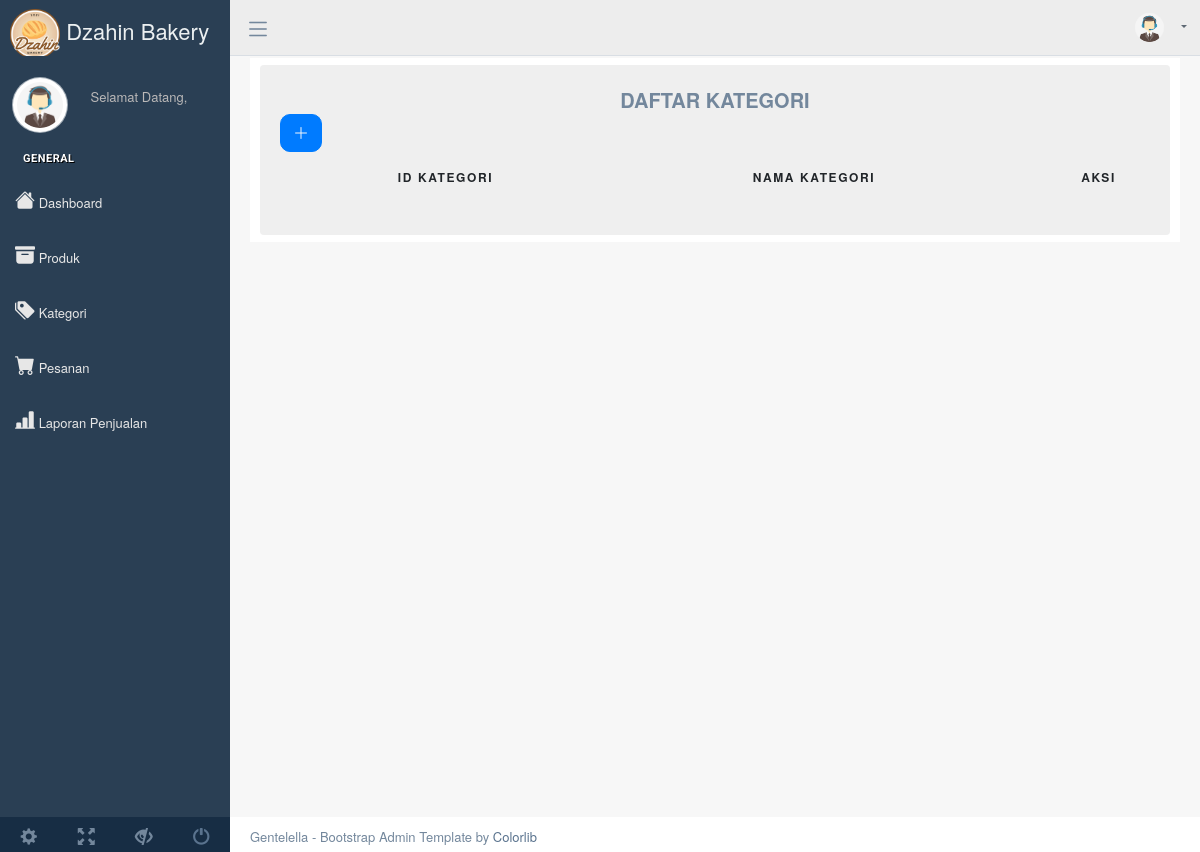
/index.php/admin/kategori, run on an earlier commit of the app's database.
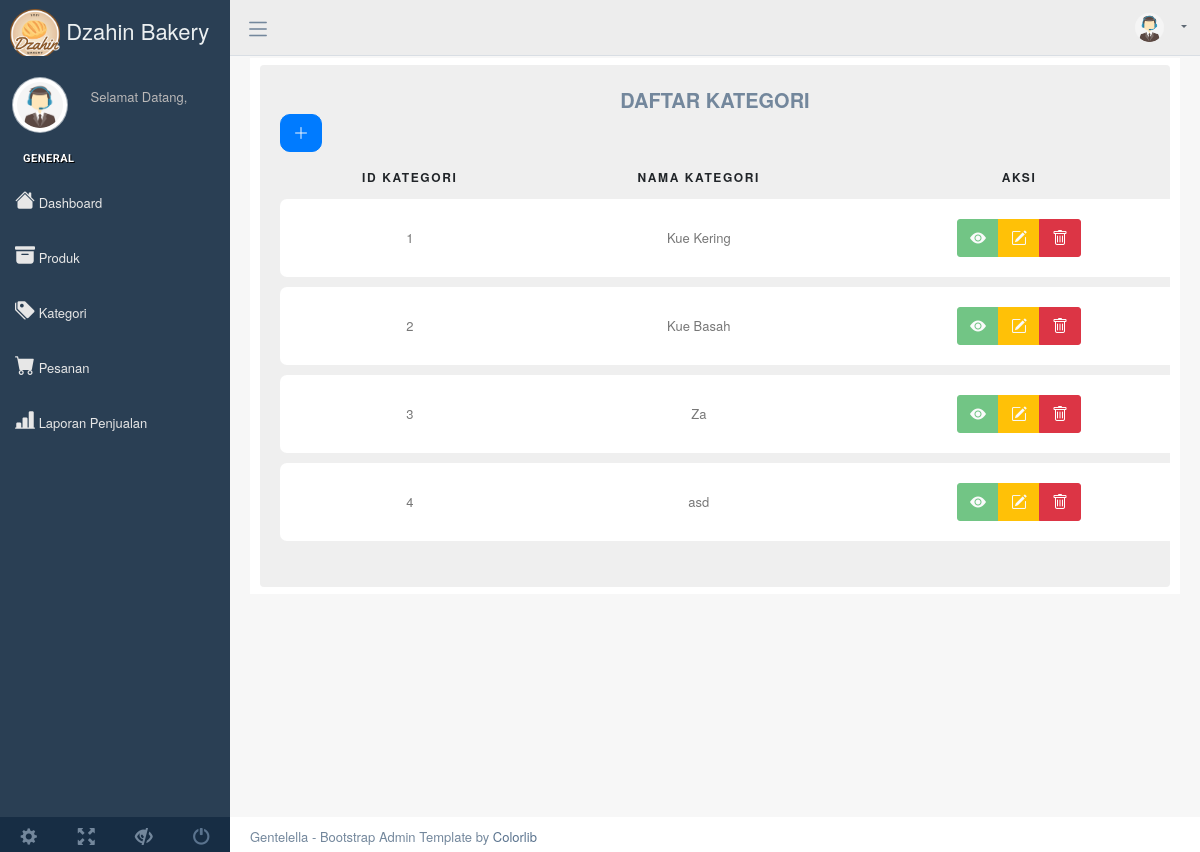
And on a later commit of the database.
### tables this page shows
CREATE TABLE `tbl_kategori` (
  `idKategori` int(11) NOT NULL,
  `namaKategori` varchar(30) NOT NULL
);

### application/controllers/Admin.php (called while the page is built, shortened)
<?php
class Admin extends CI_Controller
{
  public function __construct()
  {
    $this->load->library('form_validation');
    $this->load->model('Madmin');
    $this->load->model('M_pesanan_masuk');
    $this->load->model('M_penjualan');
  }
    public function kategori()
      {
          $data['produk'] = $this->Madmin->tampilJoinKategori()->result();
          $data['kategori'] = $this->Madmin->get_all_data('tbl_kategori')->result();
          $this->load->view('admin/sidebar');
          $this->load->view('admin/menu');
          $this->load->view('admin/kategori', $data);
          $this->load->view('admin/footer');
      }
}

### index.php (called while the page is built, shortened)
<?php
require_once BASEPATH.'core/CodeIgniter.php';

### application/models/Madmin.php (called while the page is built, shortened)
<?php
class Madmin extends CI_Model
{
  public function get_all_data($tabel)
  {
    $q = $this->db->get($tabel);
    return $q;
  }
  public function tampilJoinKategori(){
    $this->db->select('*');
		$this->db->from('tbl_produk');
		$this->db->join('tbl_kategori', 'tbl_produk.idKategori = tbl_kategori.idKategori', 'left');
		$this->db->where('tbl_produk.idKategori');
		return $this->db->get();
	}
}

### application/views/admin/kategori.php (the view, shortened to what this page needs)
<div class="right_col" role="main">
    <div class="row mt-5">
        <div class="col-md-12 col-sm-12">
            <div class="dashboard_graph">
                <div class="row justify-content-center">
                    <div class="col-md-12">
                        <div class="row justify-content-center">
                            <div class="col-md-12">
                                <div class="table-responsive custom-table-responsive">
                                  <table class="table custom-table text-center">
                                      <thead>
                                      <nav class="text-center" aria-label=" breadcrumb">
                                        <a class="breadcrumb-item" aria-current="page" style="font-size:20px;"><b>DAFTAR KATEGORI</b></a>
                                      </nav>
                                      <tr>
                                        <a type="button" class="btn btn-primary text-light" style="border-radius: 10px;" title="Tambah Produk" data-toggle="modal"  data-target="#tambahkategori" >
                                          <i class="bi bi-plus-lg"></i>
                                        </a>
                                        <th scope="col" class="align-middle">id Kategori</th>
                                        <th scope="col" class="align-middle">Nama Kategori</th>
                                        <th scope="col" class="align-middle">Aksi</th>
                                      </tr>
                                      </thead>
                                      <tbody>
                                      <tr scope="row">
                                          <?php foreach ($kategori as $val) { ?>
                                          <td class="align-middle">
                                          <?php echo $val->idKategori; ?>
                                          </td>
                                          <td class="align-middle">
                                          <?php echo $val->namaKategori; ?>
                                          </td>
                                          <td class="align-middle">
                                            <div class="btn-group">
                                              <button  type="button" class="btn btn-success text-light" title="Lihat Detail Produk" data-toggle="modal"  data-target="#daftarproduk<?php echo $val->idKategori ?>" disabled>
                                                <i class="bi bi-eye-fill"></i>
                                              </button>
                                              <a type="button" class="btn btn-warning text-light" title="Edit Produk" data-toggle="modal"  data-target="#editkategori<?php echo $val->idKategori ?>">
                                                <i class="bi bi-pencil-square"></i>
                                              </a>
                                              <a type="button" class="btn btn-danger" title="Delete Produk" class="btn-danger" href="<?php echo site_url('admin/delete_kategori/' . $val->idKategori); ?>" onclick="return confirm('Yakin Akan Hapus Data Ini?')">
                                                <i class="bi bi-trash"></i>
                                              </a>
                                            </div>
                                          </td>
                                      </tr>
                                      <tr class="spacer"><td colspan="100"></td></tr>
                                      <?php } ?>
                                      </tbody>
                                  </table>
                                </div>
                            </div>
                        </div>
                    </div>
                </div>
            </div>
        </div>
    </div>
</div>

What changed in the data, as far as the page shows it:
added tbl_kategori: idKategori "1", namaKategori "Kue Kering"
added tbl_kategori: idKategori "2", namaKategori "Kue Basah"
added tbl_kategori: idKategori "3", namaKategori "Za"
added tbl_kategori: idKategori "4", namaKategori "asd"
